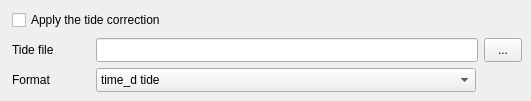
   <widget class="QWidget" name="tabTide">
    <attribute name="title">
     <string>Tide</string>
    </attribute>
    <widget class="QCheckBox" name="chkTide">
     <property name="geometry">
      <rect>
       <x>12</x>
       <y>8</y>
       <width>300</width>
       <height>24</height>
      </rect>
     </property>
     <property name="toolTip">
      <string>Add the tide to the bathymetry, after every other correction (TIDEMODE). Applies to every file in the list.</string>
     </property>
     <property name="text">
      <string>Apply the tide correction</string>
     </property>
     <property name="parKey" stdset="0">
      <string>TIDEMODE</string>
     </property>
    </widget>
    <widget class="QLabel" name="lblTideFile">
     <property name="geometry">
      <rect>
       <x>12</x>
       <y>38</y>
       <width>80</width>
       <height>24</height>
      </rect>
     </property>
     <property name="text">
      <string>Tide file</string>
     </property>
    </widget>
    <widget class="QLineEdit" name="editTideFile">
     <property name="geometry">
      <rect>
       <x>96</x>
       <y>38</y>
       <width>382</width>
       <height>24</height>
      </rect>
     </property>
     <property name="toolTip">
      <string>The tide file (TIDEFILE). Applies to every file in the list.</string>
     </property>
     <property name="parKey" stdset="0">
      <string>TIDEFILE</string>
     </property>
    </widget>
    <widget class="QToolButton" name="btnTideFile">
     <property name="geometry">
      <rect>
       <x>484</x>
       <y>38</y>
       <width>38</width>
       <height>24</height>
      </rect>
     </property>
     <property name="toolTip">
      <string>Browse for the file.</string>
     </property>
     <property name="text">
      <string>...</string>
     </property>
     <property name="browseFor" stdset="0">
      <string>editTideFile</string>
     </property>
    </widget>
    <widget class="QLabel" name="lblTideFormat">
     <property name="geometry">
      <rect>
       <x>12</x>
       <y>68</y>
       <width>80</width>
       <height>24</height>
      </rect>
     </property>
     <property name="text">
      <string>Format</string>
     </property>
    </widget>
    <widget class="QComboBox" name="cbTideFormat">
     <property name="geometry">
      <rect>
       <x>96</x>
       <y>68</y>
       <width>380</width>
       <height>24</height>
      </rect>
     </property>
     <property name="toolTip">
      <string>The tide file's columns (TIDEFORMAT). time_d = seconds since 1970-01-01, daymin = minutes of the day.</string>
     </property>
     <property name="parKey" stdset="0">
      <string>TIDEFORMAT</string>
     </property>
     <property name="parValues" stdset="0">
      <string>1,2,3,4</string>
     </property>
     <property name="parDefault" stdset="0">
      <string>1</string>
     </property>
     <item>
      <property name="text">
       <string>time_d tide</string>
      </property>
     </item>
     <item>
      <property name="text">
       <string>yr mon day hour min sec tide</string>
      </property>
     </item>
     <item>
      <property name="text">
       <string>yr jday hour min sec tide</string>
      </property>
     </item>
     <item>
      <property name="text">
       <string>yr jday daymin sec tide</string>
      </property>
     </item>
    </widget>
   </widget>
